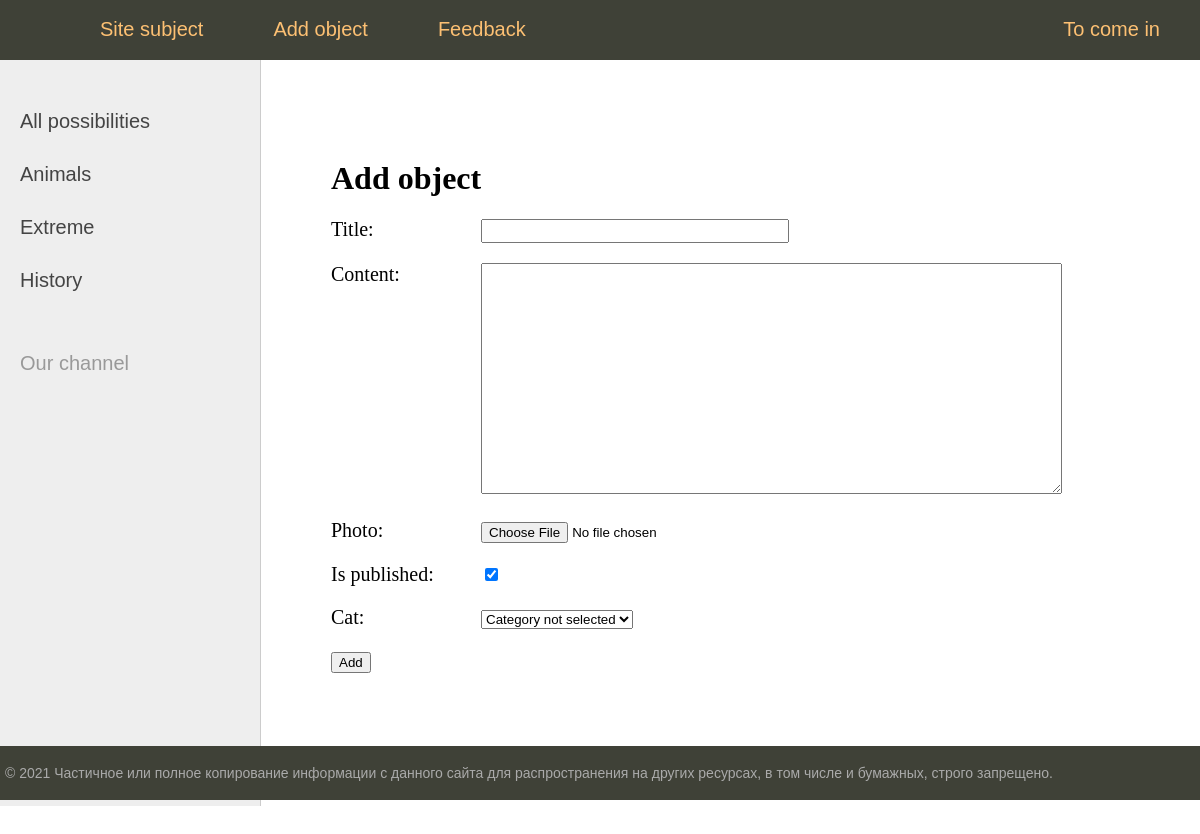
The page /addpage/ on the database its author committed.
### object/models.py (models this page shows)
class Category(models.Model):
    name = models.CharField(max_length=150, db_index=True, verbose_name='Приоритет')
    def __str__(self):
        return self.name
    def get_absolute_url(self):
        return reverse('category', kwargs={'cat_id': self.pk})
    class Meta:
        verbose_name = 'Целевой приоритет'
        verbose_name_plural = 'Целевые приоритеты'
        ordering = ['id']

### object/views.py (the view)
# urls.py: path('addpage/', AddPage.as_view(), name='add_page'),
class AddPage(CreateView):
    form_class = AddPostForm
    template_name = 'object/addpage.html'
    def get_context_data(self, *, object_list=None, **kwargs):
        context = super().get_context_data(**kwargs)
        context['title'] = 'Add object'
        context['menu'] = menu
        return context

### object/forms.py (shortened to what this page needs)
class AddPostForm(forms.ModelForm):
    def __init__(self, *args, **kwargs):
        super().__init__(*args, **kwargs)
        self.fields['cat'].empty_label = "Category not selected"
    class Meta:
        model = Object
        fields = ['title', 'content', 'photo', 'is_published', 'cat']
        widgets = {
            'title': forms.TextInput(attrs={'class': 'form-input'}),
            'content': forms.Textarea(attrs={'cols': 70, 'rows': 15}),
        }

### object/templatetags/object_tags.py (called while the page is built)
@register.simple_tag()
def get_categories():
    return Category.objects.all()

@register.inclusion_tag('object/list_categories.html')
def show_categories(sort=None, cat_selected=0):
    if not sort:
        cats = Category.objects.all()
    else:
        cats = Category.objects.order_by(sort)
    return {"cats": cats, "cat_selected": cat_selected}

### object/templates/object/addpage.html (shortened to what this page needs)
{% extends 'object/base.html' %}
{% block content %}
<h1>{{title}}</h1>
<form action="{% url 'add_page' %}" method="post" enctype="multipart/form-data">
{% for f in form %}
<p><label class="form-label" for="{{ f.id_for_label }}">{{f.label}}: </label>{{ f }}</p>
{% endfor %}
    <button type="submit">Add</button>
</form>
{% endblock %}

### object/templates/object/list_categories.html
{% for c in cats %}
	{% if c.pk == cat_selected %}
		<li class="selected">{{c.name}}</li>
	{% else %}
		<li><a href="{{ c.get_absolute_url }}"> {{ c.name }}</a></li>
	{% endif %}
{% endfor %}

### object/ static/object/css/styles.css (style rules this page uses)
html, body { font-family: 'Arial'; margin: 0; padding: 0; height: 100%; width: 100%; color: #444; }
a { color: #0059b2; text-decoration: none; }
.left-chapters ul li { margin: 30px 0 0 0; color: #999; }
.left-chapters ul li a { color: #444; text-decoration: none; }
.content-text h1 { font-size: 32px; }
.form-input { width: 300px; font-size: 16px; }
.form-label { display: inline-block; min-width: 150px; vertical-align: top; }

### rows shown on the page
Category: name "Animals"
Category: name "Extreme"
Category: name "History"

### other values the page prints
{{ m.title }} "Site subject" "Add object" "Feedback"
{{ m.title }} "To come in"
{{ title }} "Add object"
{{ f.label }} "Title" "Content" "Photo" "Is published" "Cat"
